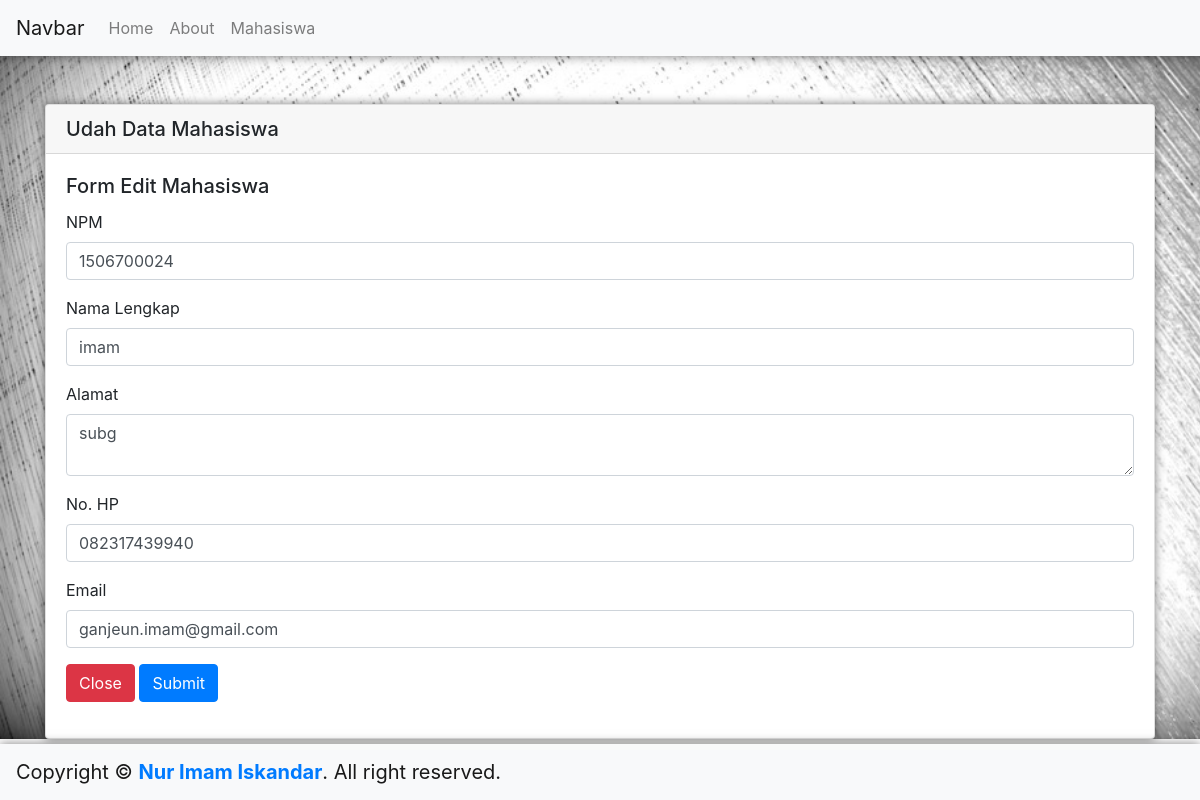
The app's page /page_edit.php?id=3 with its own data.
### tables this page shows
CREATE TABLE `mahasiswa` (
  `id` int(11) NOT NULL,
  `npm` int(255) NOT NULL,
  `nama` varchar(255) NOT NULL,
  `alamat` text NOT NULL,
  `nohp` varchar(255) NOT NULL,
  `email` varchar(255) NOT NULL,
  `waktu` timestamp NOT NULL DEFAULT CURRENT_TIMESTAMP ON UPDATE CURRENT_TIMESTAMP
);

### page_edit.php (the view, shortened to what this page needs)
<?php include '_header.php'; ?>
<div class="container mt-5">
  <div class="card im-box">
    <h5 class="card-header">Udah Data Mahasiswa</h5>
    <div class="card-body">
      <h5 class="card-title">Form Edit Mahasiswa</h5>
      <?php
      $id = $_GET['id'];
      $data = mysqli_query($con, "SELECT * FROM mahasiswa WHERE id = $id");
      foreach ($data as $row) : ?>
        <form action="proses_edit.php" method="POST">
          <div class="form-group">
            <label for="">NPM</label>
            <input type="text" name="npm" class="form-control" value="<?= $row['npm'] ?>">
          </div>
          <div class="form-group">
            <label for="">Nama Lengkap</label>
            <input type="text" name="nama" class="form-control" value="<?= $row['nama'] ?>">
          </div>
          <div class="form-group">
            <label for="">Alamat</label>
            <textarea name="alamat" rows="2" class="form-control"><?= $row['alamat'] ?></textarea>
          </div>
          <div class="form-group">
            <label for="">No. HP</label>
            <input type="text" name="nohp" class="form-control" value="<?= $row['nohp'] ?>">
          </div>
          <div class="form-group">
            <label for="">Email</label>
            <input type="email" name="email" class="form-control" value="<?= $row['email'] ?>">
          </div>
          <div class="form-group">
            <button type="reset" class="btn btn-danger ">Close</button>
            <button type="submit" name="submit" class="btn btn-primary ">Submit</button>
          </div>
        </form>
      <?php endforeach; ?>
    </div>
  </div>
</div>
<?php include '_footer.php'; ?>

### assets/style.css (style rules this page uses)
body { background: url(../assets/bg.jpg) no-repeat; background-size: cover; }
.navbar, .im-box { box-shadow: 0 0 10px 0 rgba(0, 0, 0, 0.5); }

### records on screen
mahasiswa: npm "1506700024", nama "imam", alamat "subg", nohp "082317439940", email "ganjeun.imam@gmail.com"
